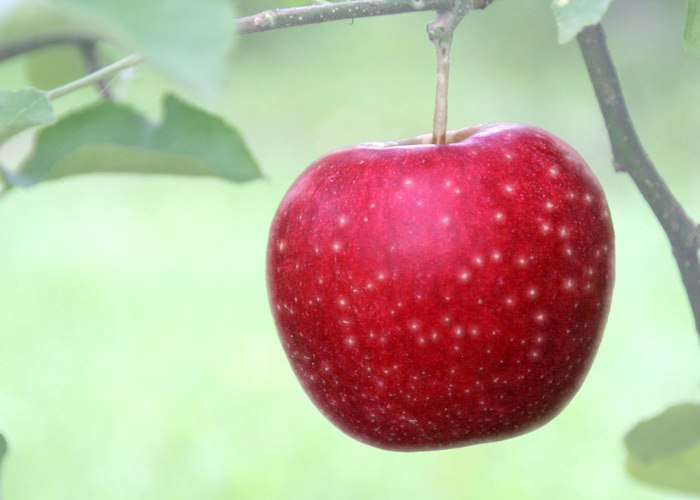
#> input picture images/input/macaVermelha.jpg, 700 x 500 px, found by its file name
$ python generateFrame.py
#> lines starting #> are read from the running program, lines starting #| are printed output that depends on the picture; after the words box and inside, x2 and y2 are one past the last pixel; in counts of white or black regions, pixels touching at a corner belong together
### mainPython/imageProcessing.py
import numpy as np
import cv2

path = "C:\\Users\\Rodrigo\\Documents\\GitHub\\computerVision\\images\\input\macaVermelha.jpg"
outputPath = "C:\\Users\\Rodrigo\\Documents\\GitHub\\computerVision\\images\\output\\"


apple = cv2.imread(path)
#> apple is the input picture: shape (500, 700, 3); mean B, G, R 153.9, 177.3, 186.6

def lighter(image, percent):
    '''assumes color is rgb between (0, 0, 0) and (255, 255, 255)'''
    color = np.array(image)
    white = np.array([255, 255, 255])
    vector = white-color
    return image + vector * percent

def threshold(image):
    image = cv2.cvtColor(image, cv2.COLOR_BGR2GRAY)
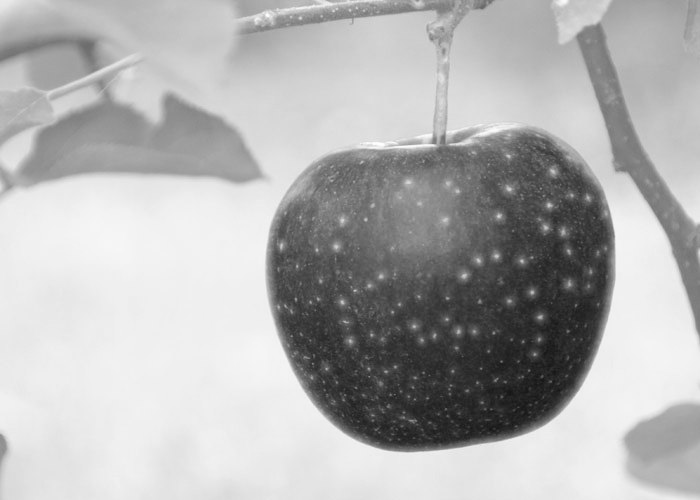
#> image: shape (500, 700); min 20, max 254, mean 177.4
    thresh = cv2.adaptiveThreshold(image, 255, cv2.ADAPTIVE_THRESH_MEAN_C, cv2.THRESH_BINARY, 199, 1)
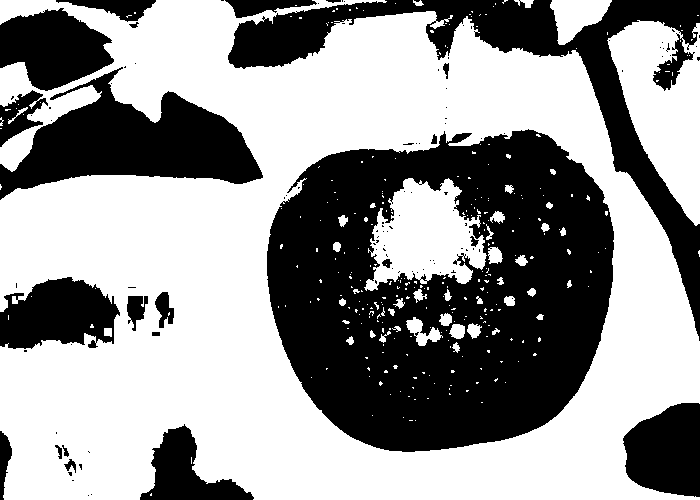
#> thresh: shape (500, 700); 58.6% white; 111 black regions (88 under 20 px), largest, box (x1, y1, x2, y2) and area: (267, 129, 614, 452) 78213, (228, 0, 700, 341) 23052, (0, 67, 263, 200) 16192

    return(thresh)

cv2.imwrite(outputPath+"threshold\\"+".png", threshold(apple))

### mainPython/generateFrame.py
import numpy as np
import cv2
import imageProcessing as cg

path = "C:\\Users\\Rodrigo\\Documents\\GitHub\\computerVision\\images\\input\macaVermelha.jpg"
outputPath = "C:\\Users\\Rodrigo\\Documents\\GitHub\\computerVision\\images\\output\\"

image = cv2.imread(path)

def generateFrame(ammount, entry):
#> called with ammount = 180
    for x in range(ammount):
        cv2.imwrite(outputPath+"brighter\\"+str(x)+".png", cg.lighter(entry, x/ammount))
#> this loop made 180 passes
#> pass 1, in lighter, `vector = white-color`:
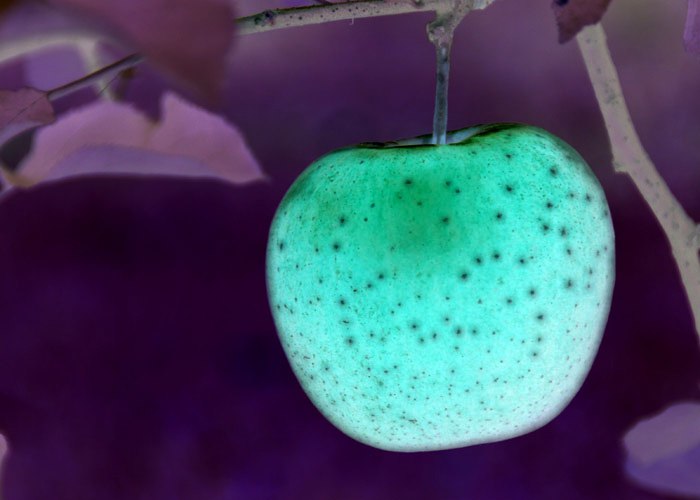
#> vector: shape (500, 700, 3) int64; mean B, G, R 101.1, 77.7, 68.4

generateFrame(180, image)

$ run again, with images/input/cart12.jpg copied over images/input/macaVermelha.jpg
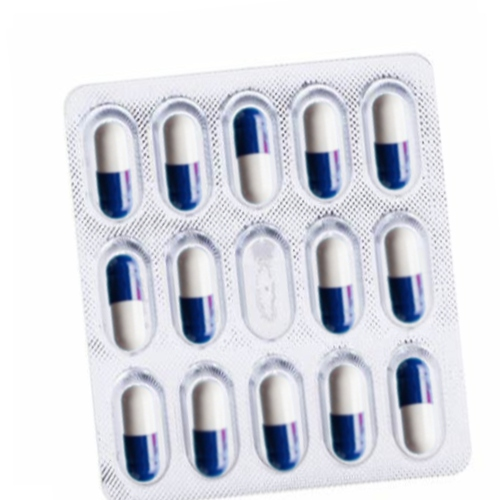
#> input picture images/input/cart12.jpg, 500 x 500 px, found by its file name
#> apple is the input picture: shape (500, 500, 3); mean B, G, R 225.8, 218.5, 216.8
#> in threshold, `thresh = cv2.adaptiveThreshold(image, 255, cv2.ADAPTIVE_THRESH_MEAN_C,..`:
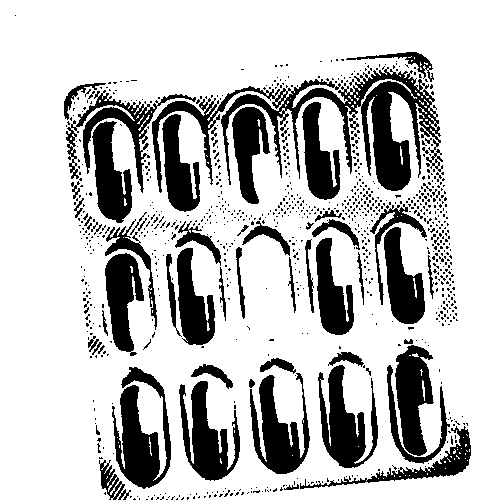
#> thresh: shape (500, 500); 76.4% white; 907 black regions (848 under 20 px), largest, box (x1, y1, x2, y2) and area: (152, 67, 443, 193) 9490, (112, 367, 171, 489) 3703, (318, 365, 378, 468) 3086
#> the loop in generateFrame, `for x in range(ammount):` made 180 passes
#> pass 1, in lighter, `vector = white-color`:
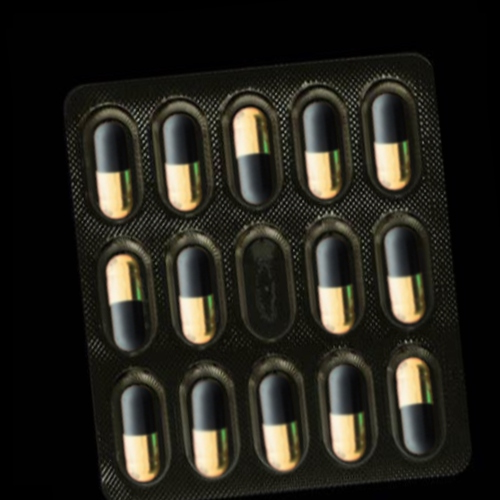
#> vector: shape (500, 500, 3) int64; mean B, G, R 29.2, 36.5, 38.2
